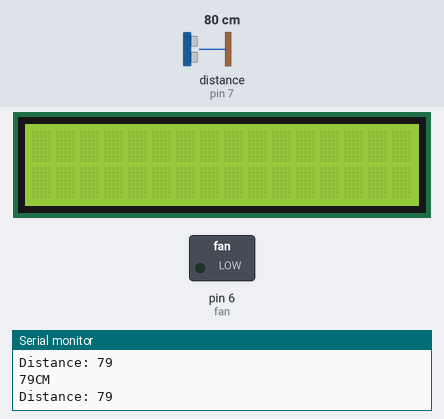
Bench run of a sketch on a simulated Arduino Uno, built with avr-gcc and run on an emulated ATmega328P. On the bench: 16×2 character LCD, switched loads named in the sketch (green lamp = pin HIGH), the last lines printed to the serial monitor. Wiring (inferred from the names in the program): ultrasonic range finder: trigger pin 8; echo pin 7. The test bench sets the inputs (shaded band); at power-on: distance to the obstacle (sensor on pin 7) 80 cm. The echo pulse lasts 58.3 µs per cm; pins used as bus, display or sensor lines are not drawn.

Above: at 1.2 s.
1.3 s: distance to the obstacle (sensor on pin 7) set to 9 cm
At 2.0 s:
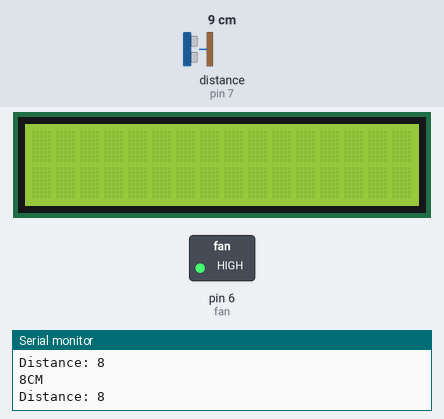
2.8 s: distance to the obstacle (sensor on pin 7) set to 7 cm
4.3 s: distance to the obstacle (sensor on pin 7) set to 4 cm
At 5.5 s:
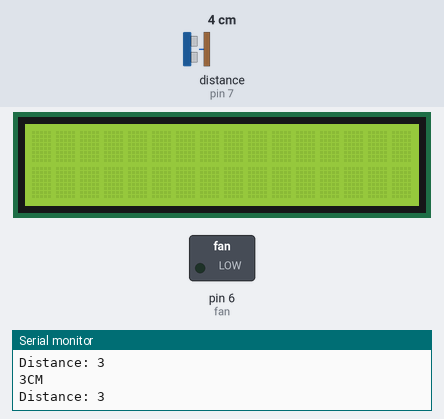
5.8 s: distance to the obstacle (sensor on pin 7) set to 18 cm
At 6.2 s:
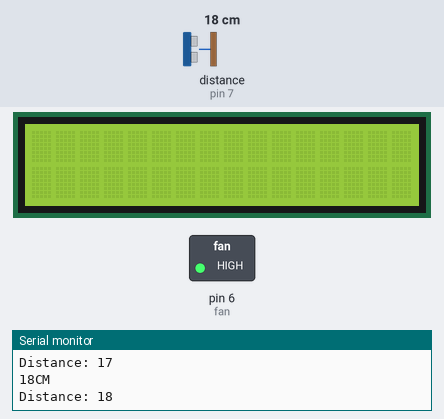
Timing chart, 0 to 8.3 s (numbered marks = the images above; inputs shaded):
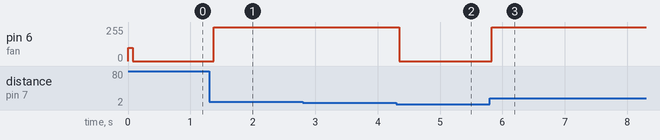

The sketch:

FAN.ino
```cpp
#include <LiquidCrystal.h>

  LiquidCrystal lcd(10,9,5,4,3,2);

const int trigPin = 8;
const int echoPin = 7;
byte fan = 6;

long duration;
int distance;

void setup() {
  // put your setup code here, to run once:
    analogWrite(6,100);
    lcd.begin(16,2);
    pinMode(trigPin, OUTPUT); // Sets the trigPin as an Output
  pinMode(echoPin, INPUT); // Sets the echoPin as an Input
  Serial.begin(9600); // Starts the serial communication
  pinMode(fan,OUTPUT);


}

void loop() {
long duration, distance;
  digitalWrite(trigPin,HIGH);
  delayMicroseconds(1000);
  digitalWrite(trigPin, LOW);
  duration=pulseIn(echoPin, HIGH);
  distance =(duration/2)/29.1;
  Serial.print(distance);
  Serial.println("CM");
  delay(10);
// Prints the distance on the Serial Monitor
Serial.print("Distance: ");
Serial.println(distance);
if(distance > 30){
digitalWrite(fan, LOW);
}else if(distance < 5){
digitalWrite(fan, LOW);
}else{
digitalWrite(fan, HIGH);
}

    delay(200);

}
```

Measured:
- the behaviour switches between 6 and 5 cm on distance to the obstacle (sensor on pin 7) (found by bisection; images 1 and 2)
- after the input at 1.3 s, pin 6 (fan): 0/255 → 255/255 after 0.07 s
- after the input at 4.3 s, pin 6 (fan): 255/255 → 0/255 after 0.05 s
- after the input at 5.8 s, pin 6 (fan): 0/255 → 255/255 at once
